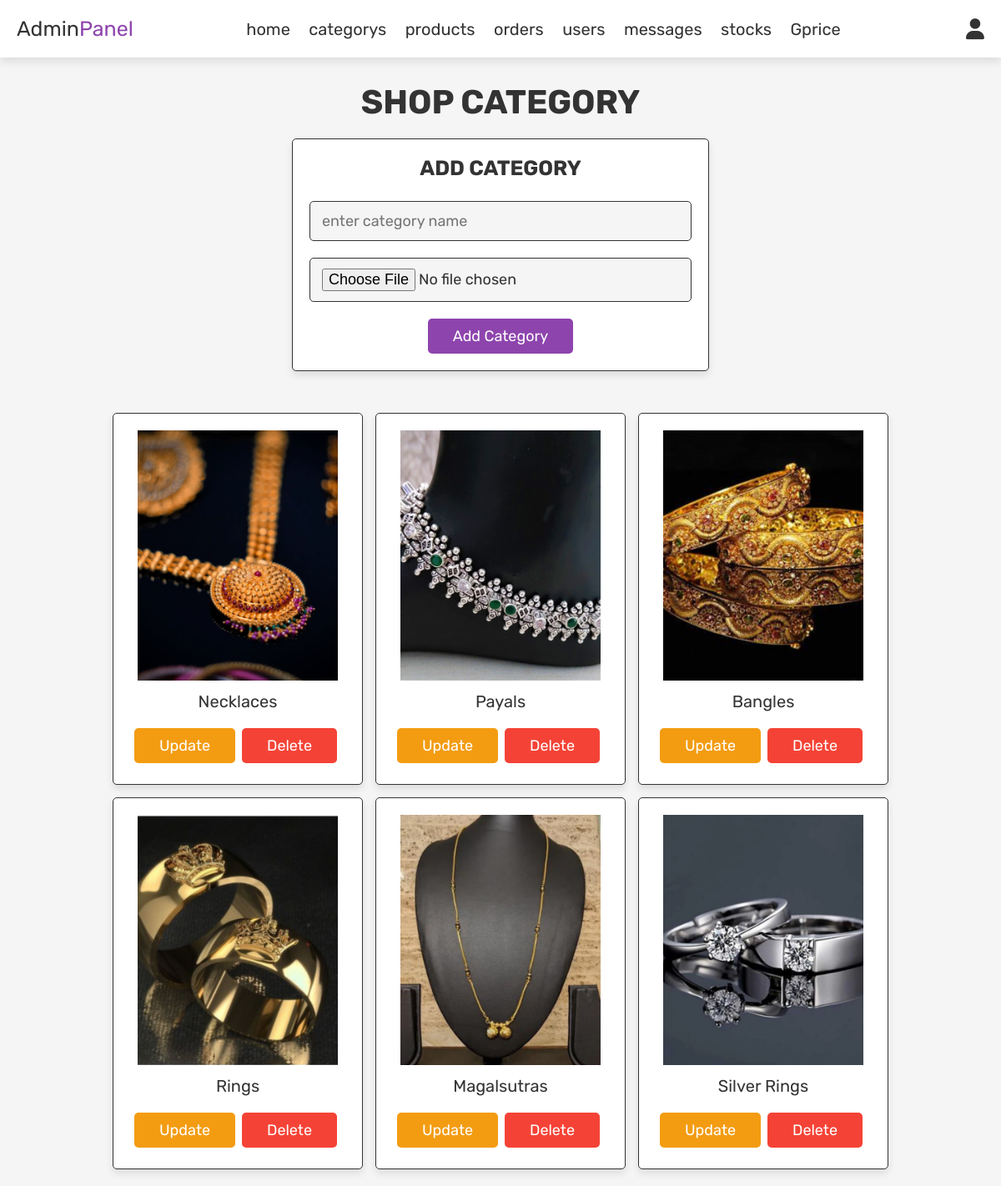
The app's page /admin_category.php (signed in) with its own data.
### tables this page shows
CREATE TABLE `category` (
  `id` int(10) NOT NULL,
  `name` varchar(225) NOT NULL,
  `image` varchar(225) NOT NULL
);

### admin_category.php (the view, shortened to what this page needs)
<?php
include 'config.php';
?>
<!DOCTYPE html>
<html lang="en">
<head>
   <link rel="stylesheet" href="https://cdnjs.cloudflare.com/ajax/libs/font-awesome/6.0.0/css/all.min.css">
   <link rel="stylesheet" href="css/admin_style.css">
</head>
<body>
<?php include 'admin_header.php'; ?>
<section class="add-products">
   <h1 class="title">shop category</h1>
   <form action="" method="post" enctype="multipart/form-data">
      <h3>add category</h3>
      <input type="text" name="name" class="box" placeholder="enter category name" required>
      <input type="file" name="image" accept="image/jpg, image/jpeg, image/png" class="box" required>
      <input type="submit" value="add category" name="add_category" class="btn">
   </form>
</section>
<section class="show-products">
   <div class="box-container">
      <?php
         $select_category = mysqli_query($conn, "SELECT * FROM `category`") or die('query failed');
         if(mysqli_num_rows($select_category) > 0){
            while($fetch_category = mysqli_fetch_assoc($select_category)){
      ?>
      <div class="box">
         <img src="uploaded_img/<?php echo $fetch_category['image']; ?>" alt="">
         <div class="name"><?php echo $fetch_category['name']; ?></div>
         <a href="admin_category.php?update=<?php echo $fetch_category['id']; ?>" class="option-btn">update</a>
         <a href="admin_category.php?delete=<?php echo $fetch_category['id']; ?>" class="delete-btn" onclick="return confirm('delete this category?');">delete</a>
      </div>
      <?php
         }
      }else{
         echo '<p class="empty">no category added yet!</p>';
      }
      ?>
   </div>
</section>
</body>
</html>

### admin_header.php (shortened to what this page needs)
<header class="header">
   <div class="flex">
      <a href="admin_page.php" class="logo">Admin<span>Panel</span></a>
      <nav class="navbar">
         <a href="admin_page.php">home</a>
         <a href="admin_category.php">categorys</a>
         <a href="admin_products.php">products</a>
         <a href="admin_orders.php">orders</a>
         <a href="admin_users.php">users</a>
         <a href="admin_contacts.php">messages</a>
         <a href="admin_stocks.php">stocks</a>
         <a href="admin_elements.php">Gprice</a>
      </nav>
      <div class="icons">
         <div id="user-btn" class="fas fa-user"></div>
      </div>
   </div>
</header>

### css/admin_style.css (style rules this page uses)
:root { --purple: #8e44ad; --red: #c0392b; --orange: #f39c12; --black: #333; --white: #fff; --light-color: #666; --light-white: #ccc; --light-bg: #f5f5f5; --border: .1rem solid var(--black); --box-shadow: 0 .5rem 1rem rgba(0, 0, 0, .1); }
* { font-family: 'Rubik', sans-serif; margin: 0; padding: 0; box-sizing: border-box; outline: none; border: none; text-decoration: none; transition: all .2s linear; }
html { font-size: 62.5%; overflow-x: hidden; }
body { background-color: var(--light-bg); }
section { padding: 3rem 2rem; }
.title { text-align: center; margin-bottom: 2rem; text-transform: uppercase; color: var(--black); font-size: 4rem; }
.btn, .option-btn, .delete-btn, .white-btn { display: inline-block; margin-top: 1rem; padding: 1rem 3rem; cursor: pointer; color: var(--white); font-size: 1.8rem; border-radius: .5rem; text-transform: capitalize; }
.white-btn, .btn { background-color: var(--purple); }
.option-btn { background-color: var(--orange); }
.delete-btn { background-color: var(--red); }
.header { position: sticky; top: 0; left: 0; right: 0; z-index: 1000; background-color: var(--white); box-shadow: var(--box-shadow); }
.header .flex { display: flex; align-items: center; padding: 2rem; justify-content: space-between; position: relative; max-width: 1200px; margin: 0 auto; }
.header .flex .logo { font-size: 2.5rem; color: var(--black); }
.header .flex .logo span { color: var(--purple); }
.header .flex .navbar a { margin: 0 1rem; font-size: 2rem; color: var(--black); }
.header .flex .icons div { margin-left: 1.5rem; font-size: 2.5rem; cursor: pointer; color: var(--black); }
.add-products form { background-color: var(--white); border-radius: .5rem; padding: 2rem; text-align: center; box-shadow: var(--box-shadow); border: var(--border); max-width: 50rem; margin: 0 auto; }
.add-products form h3 { font-size: 2.5rem; text-transform: uppercase; color: var(--black); margin-bottom: 1.5rem; }
.add-products form .box { width: 100%; background-color: var(--light-bg); border-radius: .5rem; margin: 1rem 0; padding: 1.2rem 1.4rem; color: var(--black); font-size: 1.8rem; border: var(--border); }
.show-products .box-container { display: grid; grid-template-columns: repeat(auto-fit, 30rem); justify-content: center; gap: 1.5rem; max-width: 1200px; margin: 0 auto; align-items: flex-start; }
.show-products { padding-top: 0; }
.show-products .box-container .box { text-align: center; padding: 2rem; border-radius: .5rem; border: var(--border); box-shadow: var(--box-shadow); background-color: var(--white); }
.show-products .box-container .box img { height: 30rem; }
.show-products .box-container .box .name { padding: 1rem 0; font-size: 2rem; color: var(--black); }
.show-products { display: flex; flex-wrap: wrap; justify-content: center; padding: 2rem; font-size: 1.2rem; }
.delete-btn { background-color: #f44336; margin: 0.5rem; }

### records on screen
category: image (picture), name "Necklaces"
category: image (picture), name "Payals"
category: image (picture), name "Bangles"
category: image (picture), name "Rings"
category: image (picture), name "Magalsutras"
category: image (picture), name "Silver Rings"
